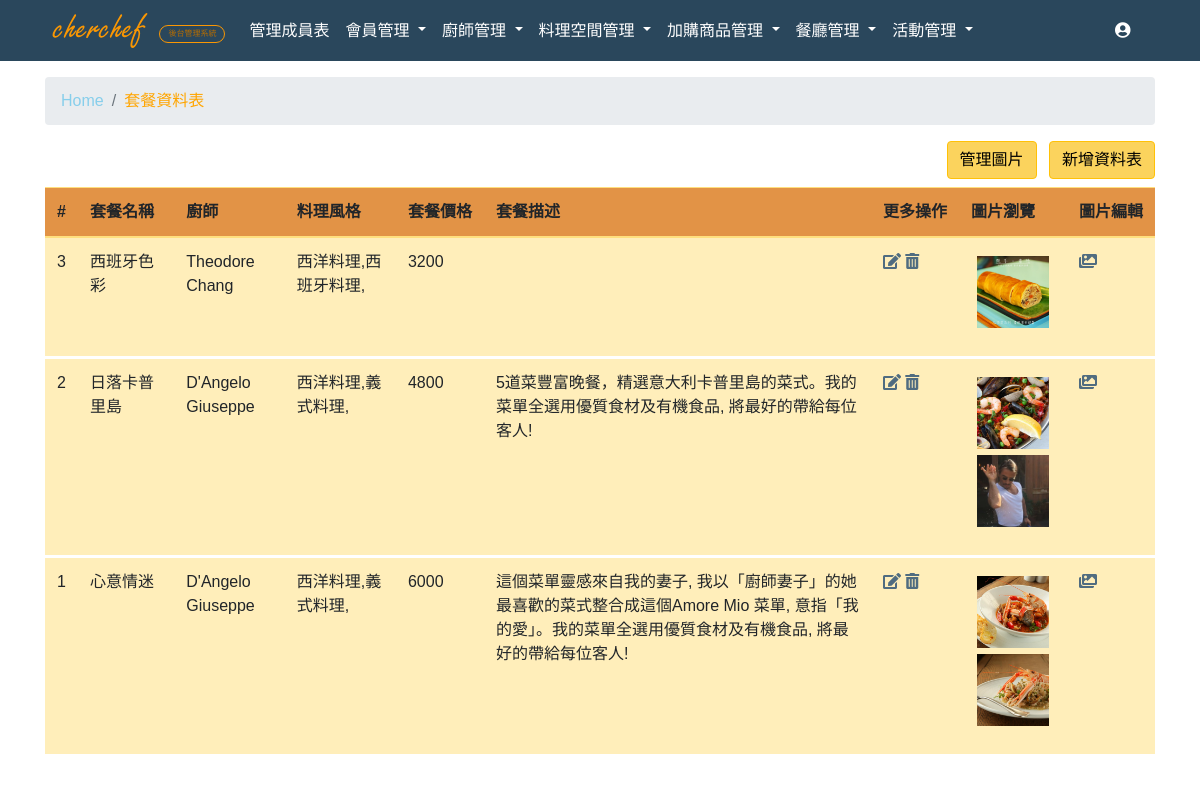
/Chef/data_food_set.php (signed in), run on the app's committed database.
### tables this page shows
CREATE TABLE `food_set` (
  `sid` int(11) NOT NULL,
  `name` varchar(255) NOT NULL,
  `chef` varchar(255) NOT NULL,
  `food_style` varchar(255) NOT NULL,
  `food_set_price` int(11) NOT NULL,
  `food_set_content` varchar(255) NOT NULL,
  `food_set_image` varchar(255) NOT NULL
);

CREATE TABLE `chef` (
  `sid` int(11) NOT NULL,
  `name` varchar(255) NOT NULL,
  `email` varchar(255) NOT NULL,
  `password` varchar(255) NOT NULL,
  `mobile` varchar(255) NOT NULL,
  `birthday` date NOT NULL,
  `pic` varchar(255) NOT NULL,
  `title` varchar(255) DEFAULT NULL,
  `info` varchar(255) DEFAULT NULL,
  `experience` varchar(255) NOT NULL,
  `food_set` varchar(255) DEFAULT NULL,
  `area` varchar(255) NOT NULL,
  `restaurant` varchar(255) DEFAULT NULL,
  `own_kitchen` varchar(255) NOT NULL,
  `tool` varchar(255) DEFAULT NULL,
  `note` varchar(255) DEFAULT NULL
);

CREATE TABLE `food_style` (
  `sid` int(11) NOT NULL,
  `name` varchar(255) NOT NULL,
  `class` int(11) NOT NULL,
  `nickname` varchar(255) NOT NULL
);

CREATE TABLE `food_set_photo` (
  `sid` int(11) NOT NULL,
  `food_set_sid` int(11) NOT NULL,
  `file_name` varchar(255) NOT NULL
);

### Chef/data_food_set.php (the view, shortened to what this page needs)
<?php
    require __DIR__. '/connect.php';
    $p_sql = "SELECT * FROM food_set_photo";
    $p_stmt = $pdo->query($p_sql);
    $all_pics = $p_stmt->fetchAll(PDO::FETCH_ASSOC);
    $t_sql = "SELECT * FROM food_style";
    $t_stmt = $pdo->query($t_sql);
    $all_styles = $t_stmt->fetchAll(PDO::FETCH_ASSOC);
    $t_sql = "SELECT COUNT(1) FROM food_set";
    $t_stmt = $pdo->query($t_sql);
    $total_rows = $t_stmt->fetch(PDO::FETCH_NUM)[0];
    $sql = sprintf("SELECT a.sid, a.name, b.name c, a.food_style, a.food_set_price, a.food_set_content FROM food_set a INNER JOIN chef b ON a.chef = b.sid ORDER BY sid DESC LIMIT %s, %s", 1, $total_rows);
    $stmt = $pdo->query($sql);
    $rows = $stmt->fetchAll(PDO::FETCH_ASSOC);
?>
<?php include __DIR__. '/_html_header.php';  ?>
<?php include __DIR__. '/_navbar.php';  ?>
<div class="container pt-3">
<nav aria-label="breadcrumb">
    <ol class="breadcrumb cyan lighten-4">
      <li class="breadcrumb-item"  ><a class="" style="color:skyblue;" href="index.php">Home</a></li>
      <li class="breadcrumb-item active" style="color:orange;">套餐資料表</li>
    </ol>
  </nav>
    <div class="row">
        <div class="col-lg-12">
            <div class="float-right mb-2">
                <a href="data_food_set_photo.php"><button type="button" class="btn btn-warning mr-2">管理圖片</button></a>
                <a href="data_food_set_insert.php"><button type="button" class="btn btn-warning">新增資料表</button></a>
            </div>
        </div>
    </div>
    <div class="row">
        <div class="col-lg-12 table-responsive card-list-table">
            <table class="table table-warning table-hover"
             data-locale="zh-TW"
             data-toggle="table"
             data-pagination="true"
             data-page-list="[10, 25, 50, 100, 200, All]"
             data-sort-order="desc"
             data-search="true"
             data-search-align="left"
             data-pagination-pre-text="上一頁"
             data-pagination-next-text="下一頁"
             data-buttons-class="warning"
             data-buttons-toolbar=".buttons-toolbar"
            >
                <thead class="bg-warning text-nowrap">
                <tr>
                    <th scope="col" data-sortable="true">#</th>
                    <th scope="col" data-sortable="true">套餐名稱</th>
                    <th scope="col" data-sortable="true">廚師</th>
                    <th scope="col" data-sortable="true">料理風格</th>
                    <th scope="col" data-sortable="true">套餐價格</th>
                    <th scope="col" data-sortable="true">套餐描述</th>
                    <th scope="col">更多操作</th>
                    <th scope="col">圖片瀏覽</th>
                    <th scope="col">圖片編輯</th>
                </tr>
                </thead>
                <tbody>
                <?php foreach($rows as $row): ?>
                <tr>
                    <td data-title="#"><?= $row['sid'] ?></td>
                    <td data-title="套餐名稱"><?= $row['name'] ?></td>
                    <td data-title="廚師"><?= $row['c'] ?></td>
                    <td data-title="料理風格"><?php
                    $styles=explode(",",$row['food_style']);
                    foreach($styles as $style):
                    foreach($all_styles as $food_style):
                        if($style==$food_style['sid']):
                            echo $food_style['name'].","
                        ?><?php endif;endforeach;endforeach; ?></td>
                    <td data-title="套餐價格"><?= $row['food_set_price'] ?></td>
                    <td data-title="套餐描述"><?= $row['food_set_content'] ?></td>
                    <td data-title="更多操作">
                        <a class="fascl fascl-edit" href="data_food_set_edit.php?sid=<?= $row['sid'] ?>">
                            <i class="fas fa-edit"></i>
                        </a>
                        <a class="fascl fascl-trash" href="javascript: delete_it(<?= $row['sid'] ?>)">
                            <i class="fas fa-trash-alt"></i>
                        </a>
                    </td>
                    <td data-title="圖片瀏覽">
                    <ul class="list-unstyled preview">
                                    <?php
                                    foreach ($all_pics as $pic) :
                                        if ($row['sid'] == $pic['food_set_sid']) : ?>
                                            <li style = "margin:6px; width:72px; height:72px;">
                                                <a href="../Chef_pic/food_set_photo/<?= $pic['file_name'] ?>" data-lightbox="roadtrip+<?= $pic['restaurant_sid'] ?>" style ="cursor: zoom-in;">
                                                    <img src="../Chef_pic/food_set_photo/<?= $pic['file_name'] ?>" alt="" style = "width:100%; height:100%; object-fit:cover;">
                                                </a>
                                            </li>
                                        <?php endif;
                                    endforeach
                                    ?>
                                 </ul>
                    </td>
                    <td data-title="圖片編輯"><a href="food_set_photo_search.php?search_input=<?= $row['name'] ?>&food_set_sid=<?= $row['sid'] ?>"><i class="fas fa-images"></i></a></td>
                </tr>
                <?php endforeach; ?>
                </tbody>
            </table>
        </div>
    </div>
</div>
<?php include __DIR__. '/_html_footer.php';  ?>

### Chef/main.css (style rules this page uses)
* { font-family: 'Noto Sans TC', sans-serif; }
.table { margin: 0; }
nav a { color: white; }
table a { color: #506c80; }
a.fascl { color: #506c80; }
html { margin: 0; padding: 0; width: 100% }
body { margin: 0; padding: 0; width: 100%; background-size: cover; height: 100vh; display: table; }
.table-warning td { border-color: #fff !important; border-bottom: 3px solid #fff; }
.btn-warning { color: #000; background-color: #fbd35d !important; }
.table-warning thead { background: #e29346 !important; }

### data on the page
food_set: sid "3", name "西班牙色彩", chef.name "Theodore Chang", food_set_price "3200"
food_style: name "西洋料理"
food_style: name "西班牙料理"
food_set_photo: file_name (picture)
food_set: sid "2", name "日落卡普里島", chef.name "D'Angelo Giuseppe", food_set_price "4800", food_set_content "5道菜豐富晚餐，精選意大利卡普里島的菜式。我的菜單全選用優質食材及有機食品, 將最好的帶給每位客人!"
food_style: name "義式料理"
food_set_photo: file_name (picture)
food_set_photo: file_name (picture)
food_set: sid "1", name "心意情迷", chef.name "D'Angelo Giuseppe", food_set_price "6000", food_set_content "這個菜單靈感來自我的妻子, 我以「廚師妻子」的她最喜歡的菜式整合成這個Amore Mio 菜單, 意指「我的愛」。我的菜單全選用優質食材及有機食品, 將最好的帶給每位客人!"
food_set_photo: file_name (picture)
food_set_photo: file_name (picture)
